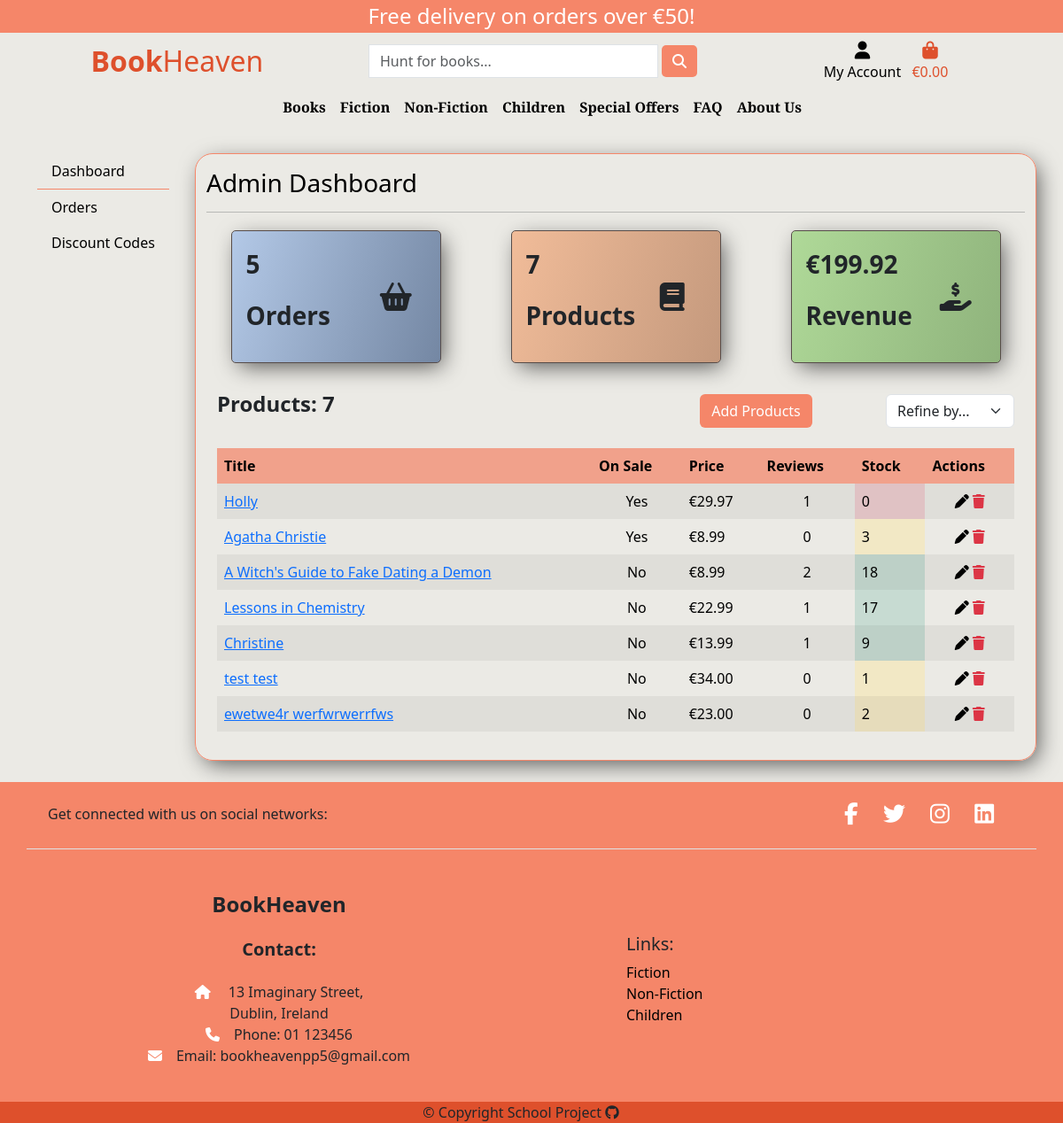
/admin_panel/dashboard/ (signed in), run on an earlier commit of the app's database.
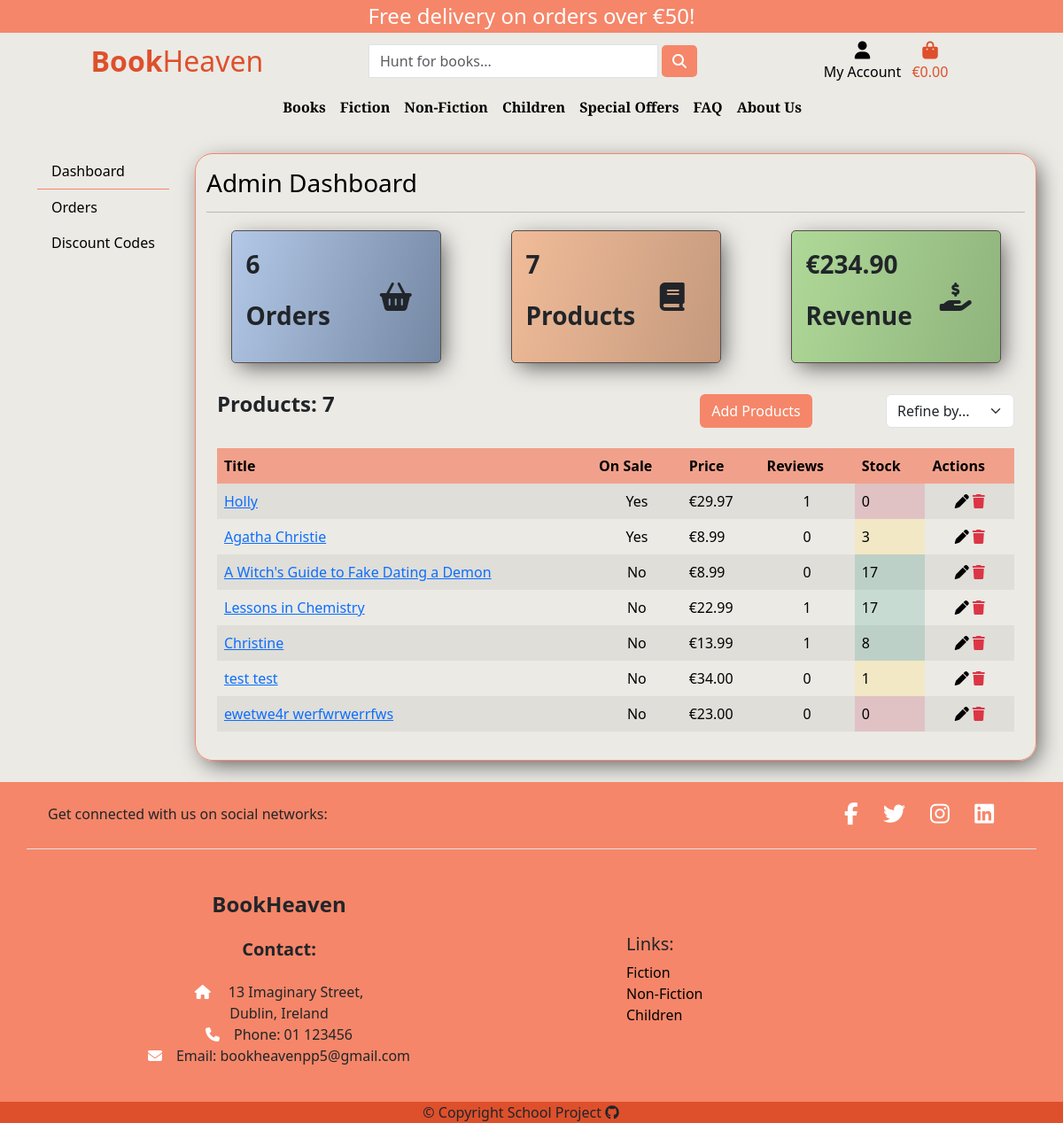
And on a later commit of the database.
### products/models.py (models this page shows, shortened)
class Book(models.Model):
    genre = models.ForeignKey(Genre, on_delete=models.SET_NULL, null=True)
    title = models.CharField(max_length=255)
    author = models.ManyToManyField(Author, related_name='books')
    description = models.TextField()
    image = models.ImageField(
        null=True, blank=True, upload_to='books/', default='books/product-not-found.png')
    publisher = models.CharField(max_length=200)
    date_published = models.DateField()
    language = models.CharField(max_length=200)
    pages = models.IntegerField(null=True, blank=True)
    isbn = models.CharField(max_length=13)
    stock_amount = models.IntegerField(
        default=1, validators=[MinValueValidator(0), MaxValueValidator(1000)])
    in_stock = models.BooleanField(default=True)
    on_sale = models.BooleanField(default=False)
    price = models.DecimalField(max_digits=6, decimal_places=2)
    discount = models.IntegerField(null=True, blank=True)
    sale_price = models.DecimalField(
        max_digits=6, decimal_places=2, null=True, blank=True)
    created = models.DateTimeField(auto_now_add=True)
    id = models.UUIDField(default=uuid.uuid4, unique=True,
                          primary_key=True, editable=False)
    @property
    def product_price(self):
        if self.on_sale and self.sale_price < self.price:
            return self.sale_price
        return self.price

### admin_panel/views.py (the view, shortened to what this page needs)
# urls.py: path('dashboard/', views.admin_dashboard, name='admin-panel'),
@login_required
def admin_dashboard(request):
    if not request.user.is_superuser:
        messages.error(request, 'You need admin rights to access this page.')
        return redirect('home')
    orders = Order.objects.all()
    products = Book.objects.all()
    total_product_count = products.count()
    total_grand_total = Order.objects.aggregate(
        total_grand_total=Sum('grand_total'))
    grand_total_sum = total_grand_total['total_grand_total']
    context = {
        'orders': orders,
        'products': products,
        'total': grand_total_sum,
        'total_product_count': total_product_count, }
    return render(request, 'admin_panel/admin_dashboard.html', context)

### admin_panel/templates/admin_panel/admin_dashboard.html (shortened to what the changed rows need)
{% extends 'admin_panel/admin_base.html' %}
{% load static %}
{% block admin_content %}
<div class="row d-flex justify-content-around">
    <div class="col-10 col-md-3 stats-container orders p-3 my-1">
        <div class="row">
            <div class="col-8">
                <p class="fw-bold fs-3">{{ orders.count }}</p>
                <p class="fw-bold fs-3">Orders</p>
            </div>
        </div>
    </div>
    <div class="col-10 col-md-3 stats-container users p-3 my-1">
        <div class="row">
            <div class="col-8">
                {% if total %}
                <p class="fw-bold fs-3">€{{ total|floatformat:2 }}</p>
                {% else %}
                <p class="fw-bold fs-3">€0</p>
                {% endif %}
                <p class="fw-bold fs-3">Revenue</p>
            </div>
        </div>
    </div>
    <div class="row">
        <div class="col-12">
            {% if products %}
            <div class="order-history table-responsive mt-3">
                <table class="table table-borderless table-striped table-hover">
                    <thead>
                        <tr class="order-table-row">
                            <th>Title</th>
                            <th>On Sale</th>
                            <th>Price</th>
                            <th>Reviews</th>
                            <th>Stock</th>
                            <th>Actions</th>
                        </tr>
                    </thead>
                    <tbody>
                        {% for product in products %}
                        <tr>
                            <td>
                                <a href="{% url 'product' product.id %}" title="{{ product.title }}">
                                    {{ product.title }}
                                </a>
                            </td>
                            <td class="text-center">
                                {% if product.on_sale %}
                                Yes
                                {% else %}
                                No
                                {% endif %}
                            </td>
                            <td>€{{ product.product_price|floatformat:'2' }}</td>
                            <td class="text-center">{{ product.reviews.count }}</td>
                            {% if product.stock_amount == 0 %}
                            <td id="status-cell-nostock">
                                {{ product.stock_amount }}
                            </td>
                            {% elif product.stock_amount <= 5 %}
                            <td id="status-cell-warning">
                                {{ product.stock_amount }}
                            </td>
                            {% else %}
                            <td id="status-cell-instock">
                                {{ product.stock_amount }}
                            </td>
                            {% endif %}
                            <td class="text-center">
                                <a href="{% url 'admin-edit-product' product.id %}" class="text-black" title="Edit"><i
                                        class="fa-solid fa-pen"></i></a>
                                <a href="{% url 'admin-delete-product' product.id %}" class="text-danger" title="Delete"><i
                                        class="fa-solid fa-trash"></i></a>
                            </td>
                        </tr>
                        {% endfor %}
                    </tbody>
                </table>
            </div>
            {% else %}
            <div class="d-grid gap-2">
                <p class="text-center">No Products to display</p>
            </div>
            {% endif %}
        </div>
    </div>
</div>
{% endblock admin_content %}

What changed in the data, as far as the page shows it:
changed Book "A Witch's Guide to Fake Dating a Demon": reviews.count "2" → "0"; stock_amount "18" → "17"
changed Book "Christine": stock_amount "9" → "8"
changed Book "ewetwe4r werfwrwerrfws": stock_amount "2" → "0"
Also different on the page:
{{ orders.count }}: "5" → "6"
{{ total|floatformat:2 }}: "199.92" → "234.90"
